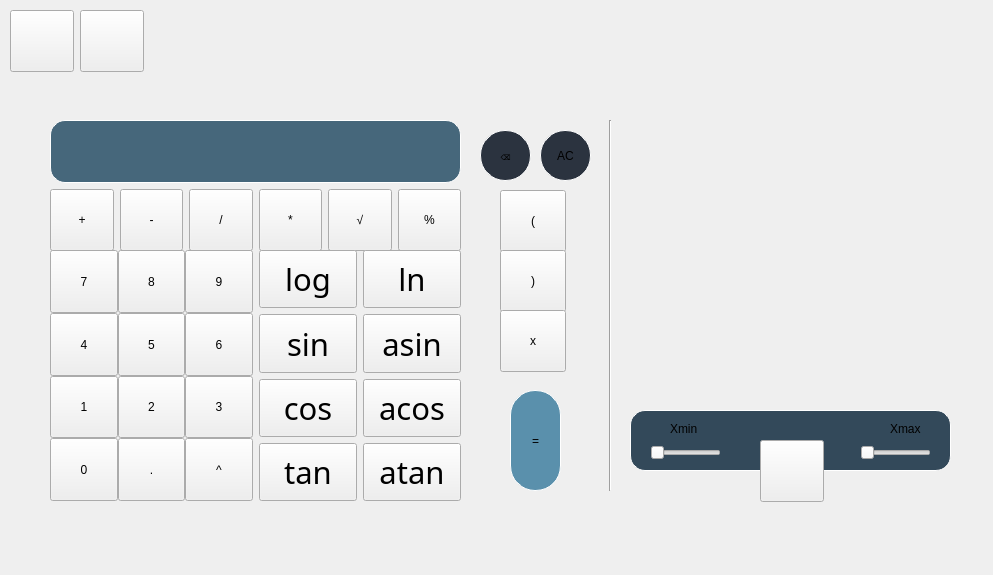
<?xml version="1.0" encoding="UTF-8"?>
<ui version="4.0">
 <class>Calculator</class>
 <widget class="QDialog" name="Calculator">
  <property name="geometry">
   <rect>
    <x>0</x>
    <y>0</y>
    <width>993</width>
    <height>575</height>
   </rect>
  </property>
  <property name="windowTitle">
   <string>Dialog</string>
  </property>
  <property name="styleSheet">
   <string notr="true">QDialog {
  background-image: url(:/Image/fone.png); 
}</string>
  </property>
  <widget class="Line" name="line">
   <property name="geometry">
    <rect>
     <x>600</x>
     <y>120</y>
     <width>20</width>
     <height>371</height>
    </rect>
   </property>
   <property name="orientation">
    <enum>Qt::Vertical</enum>
   </property>
  </widget>
  <widget class="QToolButton" name="pushButton_remove">
   <property name="geometry">
    <rect>
     <x>540</x>
     <y>130</y>
     <width>51</width>
     <height>51</height>
    </rect>
   </property>
   <property name="font">
    <font>
     <weight>2</weight>
     <italic>false</italic>
     <bold>false</bold>
    </font>
   </property>
   <property name="styleSheet">
    <string notr="true">QToolButton {
	background-color: rgb(43, 51, 63);
font: 20;

border: solid white;
border-width: 1px;
border-radius: 25px;
}

QToolButton:pressed {
  background-color:  rgb(53, 71, 84);
border: solid white;
border-width: 2px;
border-radius: 25px;
}</string>
   </property>
   <property name="text">
    <string>AC</string>
   </property>
  </widget>
  <widget class="QToolButton" name="clear">
   <property name="geometry">
    <rect>
     <x>480</x>
     <y>130</y>
     <width>51</width>
     <height>51</height>
    </rect>
   </property>
   <property name="font">
    <font>
     <weight>2</weight>
     <italic>false</italic>
     <bold>false</bold>
    </font>
   </property>
   <property name="styleSheet">
    <string notr="true">QToolButton {
	background-color: rgb(43, 51, 63);
font: 20;

border: solid white;
border-width: 1px;
border-radius: 25px;
}

QToolButton:pressed {
  background-color:  rgb(53, 71, 84);
border: solid white;
border-width: 2px;
border-radius: 25px;
}</string>
   </property>
   <property name="text">
    <string>⌫</string>
   </property>
  </widget>
  <widget class="QPushButton" name="pushButton_result">
   <property name="geometry">
    <rect>
     <x>510</x>
     <y>390</y>
     <width>51</width>
     <height>101</height>
    </rect>
   </property>
   <property name="styleSheet">
    <string notr="true">QPushButton {
	background-color:  rgb(90, 144, 172);
font: 20;

border: solid white;
border-width: 1px;
border-radius: 25px;
}

QPushButton:pressed {
  background-color:  rgb(76, 114, 129);
border: solid white;
border-width: 2px;
border-radius: 25px;
}</string>
   </property>
   <property name="text">
    <string>=</string>
   </property>
  </widget>
  <widget class="QSlider" name="horizontalSlider">
   <property name="geometry">
    <rect>
     <x>650</x>
     <y>440</y>
     <width>71</width>
     <height>25</height>
    </rect>
   </property>
   <property name="font">
    <font>
     <strikeout>false</strikeout>
    </font>
   </property>
   <property name="orientation">
    <enum>Qt::Horizontal</enum>
   </property>
  </widget>
  <widget class="QSlider" name="horizontalSlider_3">
   <property name="geometry">
    <rect>
     <x>860</x>
     <y>440</y>
     <width>71</width>
     <height>25</height>
    </rect>
   </property>
   <property name="orientation">
    <enum>Qt::Horizontal</enum>
   </property>
  </widget>
  <widget class="QLabel" name="label_6">
   <property name="geometry">
    <rect>
     <x>670</x>
     <y>420</y>
     <width>47</width>
     <height>17</height>
    </rect>
   </property>
   <property name="sizePolicy">
    <sizepolicy hsizetype="Preferred" vsizetype="Preferred">
     <horstretch>0</horstretch>
     <verstretch>0</verstretch>
    </sizepolicy>
   </property>
   <property name="text">
    <string>Xmin</string>
   </property>
  </widget>
  <widget class="QLabel" name="label_8">
   <property name="geometry">
    <rect>
     <x>890</x>
     <y>420</y>
     <width>47</width>
     <height>17</height>
    </rect>
   </property>
   <property name="sizePolicy">
    <sizepolicy hsizetype="Preferred" vsizetype="Preferred">
     <horstretch>0</horstretch>
     <verstretch>0</verstretch>
    </sizepolicy>
   </property>
   <property name="text">
    <string>Xmax</string>
   </property>
  </widget>
  <widget class="QToolButton" name="pushButton_graph">
   <property name="geometry">
    <rect>
     <x>760</x>
     <y>440</y>
     <width>64</width>
     <height>62</height>
    </rect>
   </property>
   <property name="sizePolicy">
    <sizepolicy hsizetype="MinimumExpanding" vsizetype="MinimumExpanding">
     <horstretch>0</horstretch>
     <verstretch>0</verstretch>
    </sizepolicy>
   </property>
   <property name="layoutDirection">
    <enum>Qt::LeftToRight</enum>
   </property>
   <property name="styleSheet">
    <string notr="true">QToolButton {
  border-image: url(:/Image/Button_play.png) stretch; 
}
QToolButton:pressed {
    border-image: url(:/Image/Button_nuber_after.png) stretch; 
}
</string>
   </property>
   <property name="text">
    <string/>
   </property>
  </widget>
  <widget class="QToolButton" name="pushButton_32">
   <property name="geometry">
    <rect>
     <x>10</x>
     <y>10</y>
     <width>64</width>
     <height>62</height>
    </rect>
   </property>
   <property name="sizePolicy">
    <sizepolicy hsizetype="MinimumExpanding" vsizetype="MinimumExpanding">
     <horstretch>0</horstretch>
     <verstretch>0</verstretch>
    </sizepolicy>
   </property>
   <property name="styleSheet">
    <string notr="true">QToolButton{
  font: 18pt &quot;.AppleSystemUIFont&quot;;
  border-image: url(:/Image/Menu1.png) stretch; 
}
QToolButton:pressed {
    border-image: url(:/Image/Button_nuber_after.png) stretch; 
}</string>
   </property>
   <property name="text">
    <string/>
   </property>
  </widget>
  <widget class="QToolButton" name="pushButton_33">
   <property name="geometry">
    <rect>
     <x>80</x>
     <y>10</y>
     <width>64</width>
     <height>62</height>
    </rect>
   </property>
   <property name="sizePolicy">
    <sizepolicy hsizetype="MinimumExpanding" vsizetype="MinimumExpanding">
     <horstretch>0</horstretch>
     <verstretch>0</verstretch>
    </sizepolicy>
   </property>
   <property name="styleSheet">
    <string notr="true">QToolButton{
  font: 18pt &quot;.AppleSystemUIFont&quot;;
  border-image: url(:/Image/Exit.png) stretch; 
}
QToolButton:pressed {
    border-image: url(:/Image/Button_nuber_after.png) stretch; 
}</string>
   </property>
   <property name="text">
    <string/>
   </property>
  </widget>
  <widget class="QWidget" name="layoutWidget">
   <property name="geometry">
    <rect>
     <x>50</x>
     <y>250</y>
     <width>411</width>
     <height>251</height>
    </rect>
   </property>
   <layout class="QGridLayout" name="gridLayout_3">
    <item row="0" column="0">
     <layout class="QGridLayout" name="gridLayout_2">
      <property name="spacing">
       <number>0</number>
      </property>
      <item row="1" column="2">
       <widget class="QToolButton" name="pushButton_6">
        <property name="sizePolicy">
         <sizepolicy hsizetype="Preferred" vsizetype="MinimumExpanding">
          <horstretch>0</horstretch>
          <verstretch>0</verstretch>
         </sizepolicy>
        </property>
        <property name="styleSheet">
         <string notr="true">QToolButton{
  font: 18pt &quot;.AppleSystemUIFont&quot;;
  border-image: url(:/Image/Button_nuber_befor.png) stretch; 
}
QToolButton:pressed {
    border-image: url(:/Image/Button_nuber_after.png) stretch; 
}</string>
        </property>
        <property name="text">
         <string>6</string>
        </property>
       </widget>
      </item>
      <item row="2" column="0">
       <widget class="QToolButton" name="pushButton_1">
        <property name="sizePolicy">
         <sizepolicy hsizetype="MinimumExpanding" vsizetype="MinimumExpanding">
          <horstretch>0</horstretch>
          <verstretch>0</verstretch>
         </sizepolicy>
        </property>
        <property name="styleSheet">
         <string notr="true">QToolButton{
  font: 18pt &quot;.AppleSystemUIFont&quot;;
  border-image: url(:/Image/Button_nuber_befor.png) stretch; 
}
QToolButton:pressed {
    border-image: url(:/Image/Button_nuber_after.png) stretch; 
}</string>
        </property>
        <property name="text">
         <string>1</string>
        </property>
       </widget>
      </item>
      <item row="2" column="2">
       <widget class="QToolButton" name="pushButton_3">
        <property name="sizePolicy">
         <sizepolicy hsizetype="MinimumExpanding" vsizetype="Preferred">
          <horstretch>0</horstretch>
          <verstretch>0</verstretch>
         </sizepolicy>
        </property>
        <property name="styleSheet">
         <string notr="true">QToolButton{
  font: 18pt &quot;.AppleSystemUIFont&quot;;
  border-image: url(:/Image/Button_nuber_befor.png) stretch; 
}
QToolButton:pressed {
    border-image: url(:/Image/Button_nuber_after.png) stretch; 
}</string>
        </property>
        <property name="text">
         <string>3</string>
        </property>
       </widget>
      </item>
      <item row="1" column="0">
       <widget class="QToolButton" name="pushButton_4">
        <property name="sizePolicy">
         <sizepolicy hsizetype="MinimumExpanding" vsizetype="MinimumExpanding">
          <horstretch>0</horstretch>
          <verstretch>0</verstretch>
         </sizepolicy>
        </property>
        <property name="styleSheet">
         <string notr="true">QToolButton{
  font: 18pt &quot;.AppleSystemUIFont&quot;;
  border-image: url(:/Image/Button_nuber_befor.png) stretch; 
}
QToolButton:pressed {
    border-image: url(:/Image/Button_nuber_after.png) stretch; 
}</string>
        </property>
        <property name="text">
         <string>4</string>
        </property>
       </widget>
      </item>
      <item row="0" column="0">
       <widget class="QToolButton" name="pushButton_7">
        <property name="sizePolicy">
         <sizepolicy hsizetype="MinimumExpanding" vsizetype="MinimumExpanding">
          <horstretch>0</horstretch>
          <verstretch>0</verstretch>
         </sizepolicy>
        </property>
        <property name="layoutDirection">
         <enum>Qt::LeftToRight</enum>
        </property>
        <property name="styleSheet">
         <string notr="true">QToolButton{
  font: 18pt &quot;.AppleSystemUIFont&quot;;
  border-image: url(:/Image/Button_nuber_befor.png) stretch; 
}
QToolButton:pressed {
    border-image: url(:/Image/Button_nuber_after.png) stretch; 
}</string>
        </property>
        <property name="text">
         <string>7</string>
        </property>
       </widget>
      </item>
      <item row="0" column="1">
       <widget class="QToolButton" name="pushButton_8">
        <property name="sizePolicy">
         <sizepolicy hsizetype="MinimumExpanding" vsizetype="MinimumExpanding">
          <horstretch>0</horstretch>
          <verstretch>0</verstretch>
         </sizepolicy>
        </property>
        <property name="styleSheet">
         <string notr="true">QToolButton{
  font: 18pt &quot;.AppleSystemUIFont&quot;;
  border-image: url(:/Image/Button_nuber_befor.png) stretch; 
}
QToolButton:pressed {
    border-image: url(:/Image/Button_nuber_after.png) stretch; 
}</string>
        </property>
        <property name="text">
         <string>8</string>
        </property>
       </widget>
      </item>
      <item row="0" column="2">
       <widget class="QToolButton" name="pushButton_9">
        <property name="sizePolicy">
         <sizepolicy hsizetype="MinimumExpanding" vsizetype="MinimumExpanding">
          <horstretch>0</horstretch>
          <verstretch>0</verstretch>
         </sizepolicy>
        </property>
        <property name="styleSheet">
         <string notr="true">QToolButton{
  font: 18pt &quot;.AppleSystemUIFont&quot;;
  border-image: url(:/Image/Button_nuber_befor.png) stretch; 
}
QToolButton:pressed {
    border-image: url(:/Image/Button_nuber_after.png) stretch; 
}</string>
        </property>
        <property name="text">
         <string>9</string>
        </property>
       </widget>
      </item>
      <item row="1" column="1">
       <widget class="QToolButton" name="pushButton_5">
        <property name="sizePolicy">
         <sizepolicy hsizetype="MinimumExpanding" vsizetype="MinimumExpanding">
          <horstretch>0</horstretch>
          <verstretch>0</verstretch>
         </sizepolicy>
        </property>
        <property name="styleSheet">
         <string notr="true">QToolButton{
  font: 18pt &quot;.AppleSystemUIFont&quot;;
  border-image: url(:/Image/Button_nuber_befor.png) stretch; 
}
QToolButton:pressed {
    border-image: url(:/Image/Button_nuber_after.png) stretch; 
}</string>
        </property>
        <property name="text">
         <string>5</string>
        </property>
       </widget>
      </item>
      <item row="2" column="1">
       <widget class="QToolButton" name="pushButton_2">
        <property name="sizePolicy">
         <sizepolicy hsizetype="MinimumExpanding" vsizetype="MinimumExpanding">
          <horstretch>0</horstretch>
          <verstretch>0</verstretch>
         </sizepolicy>
        </property>
        <property name="styleSheet">
         <string notr="true">QToolButton{
  font: 18pt &quot;.AppleSystemUIFont&quot;;
  border-image: url(:/Image/Button_nuber_befor.png) stretch; 
}
QToolButton:pressed {
    border-image: url(:/Image/Button_nuber_after.png) stretch; 
}</string>
        </property>
        <property name="text">
         <string>2</string>
        </property>
       </widget>
      </item>
      <item row="3" column="0">
       <widget class="QToolButton" name="pushButton_0">
        <property name="sizePolicy">
         <sizepolicy hsizetype="MinimumExpanding" vsizetype="MinimumExpanding">
          <horstretch>0</horstretch>
          <verstretch>0</verstretch>
         </sizepolicy>
        </property>
        <property name="styleSheet">
         <string notr="true">QToolButton{
  font: 18pt &quot;.AppleSystemUIFont&quot;;
  border-image: url(:/Image/Button_nuber_befor.png) stretch; 
}
QToolButton:pressed {
    border-image: url(:/Image/Button_nuber_after.png) stretch; 
}</string>
        </property>
        <property name="text">
         <string>0</string>
        </property>
       </widget>
      </item>
      <item row="3" column="1">
       <widget class="QToolButton" name="pushButton_point">
        <property name="sizePolicy">
         <sizepolicy hsizetype="MinimumExpanding" vsizetype="MinimumExpanding">
          <horstretch>0</horstretch>
          <verstretch>0</verstretch>
         </sizepolicy>
        </property>
        <property name="styleSheet">
         <string notr="true">QToolButton{
  font: 18pt &quot;.AppleSystemUIFont&quot;;
  border-image: url(:/Image/Button_nuber_befor.png) stretch; 
}
QToolButton:pressed {
    border-image: url(:/Image/Button_nuber_after.png) stretch; 
}</string>
        </property>
        <property name="text">
         <string>.</string>
        </property>
       </widget>
      </item>
      <item row="3" column="2">
       <widget class="QToolButton" name="pushButton_pow">
        <property name="sizePolicy">
         <sizepolicy hsizetype="MinimumExpanding" vsizetype="MinimumExpanding">
          <horstretch>0</horstretch>
          <verstretch>0</verstretch>
         </sizepolicy>
        </property>
        <property name="styleSheet">
         <string notr="true">QToolButton{
  font: 18pt &quot;.AppleSystemUIFont&quot;;
  border-image: url(:/Image/Button_nuber_befor.png) stretch; 
}
QToolButton:pressed {
    border-image: url(:/Image/Button_nuber_after.png) stretch; 
}</string>
        </property>
        <property name="text">
         <string>^</string>
        </property>
       </widget>
      </item>
     </layout>
    </item>
    <item row="0" column="1">
     <layout class="QGridLayout" name="gridLayout">
      <item row="1" column="0">
       <widget class="QToolButton" name="pushButton_sin">
        <property name="sizePolicy">
         <sizepolicy hsizetype="MinimumExpanding" vsizetype="Preferred">
          <horstretch>0</horstretch>
          <verstretch>0</verstretch>
         </sizepolicy>
        </property>
        <property name="font">
         <font>
          <family>Bodoni 72 Smallcaps</family>
          <pointsize>23</pointsize>
          <weight>50</weight>
          <bold>false</bold>
         </font>
        </property>
        <property name="toolTipDuration">
         <number>-1</number>
        </property>
        <property name="styleSheet">
         <string notr="true">QToolButton{
  border-image: url(:/Image/Game_Button_after.png) stretch; 
}
QToolButton:pressed {
    border-image: url(:/Image/Game_Button_befor.png) stretch; 
}</string>
        </property>
        <property name="text">
         <string>sin</string>
        </property>
        <property name="iconSize">
         <size>
          <width>20</width>
          <height>20</height>
         </size>
        </property>
       </widget>
      </item>
      <item row="3" column="0">
       <widget class="QToolButton" name="pushButton_tan">
        <property name="sizePolicy">
         <sizepolicy hsizetype="MinimumExpanding" vsizetype="Preferred">
          <horstretch>0</horstretch>
          <verstretch>0</verstretch>
         </sizepolicy>
        </property>
        <property name="font">
         <font>
          <family>Bodoni 72 Smallcaps</family>
          <pointsize>23</pointsize>
          <weight>50</weight>
          <bold>false</bold>
         </font>
        </property>
        <property name="toolTipDuration">
         <number>-1</number>
        </property>
        <property name="styleSheet">
         <string notr="true">QToolButton{
  border-image: url(:/Image/Game_Button_after.png) stretch; 
}
QToolButton:pressed {
    border-image: url(:/Image/Game_Button_befor.png) stretch; 
}</string>
        </property>
        <property name="text">
         <string>tan</string>
        </property>
        <property name="iconSize">
         <size>
          <width>20</width>
          <height>20</height>
         </size>
        </property>
       </widget>
      </item>
      <item row="3" column="1">
       <widget class="QToolButton" name="pushButton_atan">
        <property name="sizePolicy">
         <sizepolicy hsizetype="MinimumExpanding" vsizetype="Preferred">
          <horstretch>0</horstretch>
          <verstretch>0</verstretch>
         </sizepolicy>
        </property>
        <property name="font">
         <font>
          <family>Bodoni 72 Smallcaps</family>
          <pointsize>23</pointsize>
          <weight>50</weight>
          <bold>false</bold>
         </font>
        </property>
        <property name="toolTipDuration">
         <number>-1</number>
        </property>
        <property name="styleSheet">
         <string notr="true">QToolButton{
  border-image: url(:/Image/Game_Button_after.png) stretch; 
}
QToolButton:pressed {
    border-image: url(:/Image/Game_Button_befor.png) stretch; 
}</string>
        </property>
        <property name="text">
         <string>atan</string>
        </property>
        <property name="iconSize">
         <size>
          <width>20</width>
          <height>20</height>
         </size>
        </property>
       </widget>
      </item>
      <item row="1" column="1">
       <widget class="QToolButton" name="pushButton_asin">
        <property name="sizePolicy">
         <sizepolicy hsizetype="MinimumExpanding" vsizetype="Preferred">
          <horstretch>0</horstretch>
          <verstretch>0</verstretch>
         </sizepolicy>
        </property>
        <property name="font">
         <font>
          <family>Bodoni 72 Smallcaps</family>
          <pointsize>23</pointsize>
          <weight>50</weight>
          <bold>false</bold>
         </font>
        </property>
        <property name="toolTipDuration">
         <number>-1</number>
        </property>
        <property name="styleSheet">
         <string notr="true">QToolButton{
  border-image: url(:/Image/Game_Button_after.png) stretch; 
}
QToolButton:pressed {
    border-image: url(:/Image/Game_Button_befor.png) stretch; 
}</string>
        </property>
        <property name="text">
         <string>asin</string>
        </property>
        <property name="iconSize">
         <size>
          <width>20</width>
          <height>20</height>
         </size>
        </property>
       </widget>
      </item>
      <item row="2" column="1">
       <widget class="QToolButton" name="pushButton_acos">
        <property name="sizePolicy">
         <sizepolicy hsizetype="MinimumExpanding" vsizetype="Preferred">
          <horstretch>0</horstretch>
          <verstretch>0</verstretch>
         </sizepolicy>
        </property>
        <property name="font">
         <font>
          <family>Bodoni 72 Smallcaps</family>
          <pointsize>23</pointsize>
          <weight>50</weight>
          <bold>false</bold>
         </font>
        </property>
        <property name="toolTipDuration">
         <number>-1</number>
        </property>
        <property name="styleSheet">
         <string notr="true">QToolButton{
  border-image: url(:/Image/Game_Button_after.png) stretch; 
}
QToolButton:pressed {
    border-image: url(:/Image/Game_Button_befor.png) stretch; 
}</string>
        </property>
        <property name="text">
         <string>acos</string>
        </property>
        <property name="iconSize">
         <size>
          <width>20</width>
          <height>20</height>
         </size>
        </property>
       </widget>
      </item>
      <item row="2" column="0">
       <widget class="QToolButton" name="pushButton_cos">
        <property name="sizePolicy">
         <sizepolicy hsizetype="MinimumExpanding" vsizetype="Preferred">
          <horstretch>0</horstretch>
          <verstretch>0</verstretch>
         </sizepolicy>
        </property>
        <property name="font">
         <font>
          <family>Bodoni 72 Smallcaps</family>
          <pointsize>23</pointsize>
          <weight>50</weight>
          <bold>false</bold>
         </font>
        </property>
        <property name="toolTipDuration">
         <number>-1</number>
        </property>
        <property name="styleSheet">
         <string notr="true">QToolButton{
  border-image: url(:/Image/Game_Button_after.png) stretch; 
}
QToolButton:pressed {
    border-image: url(:/Image/Game_Button_befor.png) stretch; 
}</string>
        </property>
        <property name="text">
         <string>cos</string>
        </property>
        <property name="iconSize">
         <size>
          <width>20</width>
          <height>20</height>
         </size>
        </property>
       </widget>
      </item>
      <item row="0" column="0">
       <widget class="QToolButton" name="pushButton_log">
        <property name="sizePolicy">
         <sizepolicy hsizetype="MinimumExpanding" vsizetype="Preferred">
          <horstretch>0</horstretch>
          <verstretch>0</verstretch>
         </sizepolicy>
        </property>
        <property name="font">
         <font>
          <family>Bodoni 72 Smallcaps</family>
          <pointsize>23</pointsize>
          <weight>50</weight>
          <italic>false</italic>
          <bold>false</bold>
         </font>
        </property>
        <property name="toolTipDuration">
         <number>-1</number>
        </property>
        <property name="styleSheet">
         <string notr="true">QToolButton{
  border-image: url(:/Image/Game_Button_after.png) stretch; 
}
QToolButton:pressed {
    border-image: url(:/Image/Game_Button_befor.png) stretch; 
}</string>
        </property>
        <property name="text">
         <string>log</string>
        </property>
        <property name="iconSize">
         <size>
          <width>20</width>
          <height>20</height>
         </size>
        </property>
       </widget>
      </item>
      <item row="0" column="1">
       <widget class="QToolButton" name="pushButton_ln">
        <property name="sizePolicy">
         <sizepolicy hsizetype="MinimumExpanding" vsizetype="Preferred">
          <horstretch>0</horstretch>
          <verstretch>0</verstretch>
         </sizepolicy>
        </property>
        <property name="font">
         <font>
          <family>Bodoni 72 Smallcaps</family>
          <pointsize>23</pointsize>
          <weight>50</weight>
          <bold>false</bold>
         </font>
        </property>
        <property name="toolTipDuration">
         <number>-1</number>
        </property>
        <property name="styleSheet">
         <string notr="true">QToolButton{
  border-image: url(:/Image/Game_Button_after.png) stretch; 
}
QToolButton:pressed {
    border-image: url(:/Image/Game_Button_befor.png) stretch; 
}</string>
        </property>
        <property name="text">
         <string>ln</string>
        </property>
        <property name="iconSize">
         <size>
          <width>20</width>
          <height>20</height>
         </size>
        </property>
       </widget>
      </item>
     </layout>
    </item>
   </layout>
  </widget>
  <widget class="QWidget" name="layoutWidget">
   <property name="geometry">
    <rect>
     <x>50</x>
     <y>120</y>
     <width>411</width>
     <height>131</height>
    </rect>
   </property>
   <layout class="QGridLayout" name="gridLayout_5">
    <item row="0" column="0">
     <widget class="QLabel" name="show_result">
      <property name="sizePolicy">
       <sizepolicy hsizetype="MinimumExpanding" vsizetype="MinimumExpanding">
        <horstretch>0</horstretch>
        <verstretch>0</verstretch>
       </sizepolicy>
      </property>
      <property name="styleSheet">
       <string notr="true">QLabel {
	background-color: rgb(70, 103, 123);
font: 20;

border: solid white;
border-width: 1px;
border-radius: 15px;
}</string>
      </property>
      <property name="text">
       <string/>
      </property>
      <property name="alignment">
       <set>Qt::AlignRight|Qt::AlignTrailing|Qt::AlignVCenter</set>
      </property>
      <property name="margin">
       <number>10</number>
      </property>
      <property name="indent">
       <number>0</number>
      </property>
     </widget>
    </item>
    <item row="1" column="0">
     <layout class="QGridLayout" name="gridLayout_4">
      <item row="0" column="0">
       <widget class="QToolButton" name="pushButton_add">
        <property name="sizePolicy">
         <sizepolicy hsizetype="MinimumExpanding" vsizetype="MinimumExpanding">
          <horstretch>0</horstretch>
          <verstretch>0</verstretch>
         </sizepolicy>
        </property>
        <property name="layoutDirection">
         <enum>Qt::LeftToRight</enum>
        </property>
        <property name="styleSheet">
         <string notr="true">QToolButton{
  font: 18pt &quot;.AppleSystemUIFont&quot;;
  border-image: url(:/Image/Button_nuber_befor.png) stretch; 
}
QToolButton:pressed {
    border-image: url(:/Image/Button_nuber_after.png) stretch; 
}</string>
        </property>
        <property name="text">
         <string>+</string>
        </property>
       </widget>
      </item>
      <item row="0" column="1">
       <widget class="QToolButton" name="pushButton_sub">
        <property name="sizePolicy">
         <sizepolicy hsizetype="MinimumExpanding" vsizetype="MinimumExpanding">
          <horstretch>0</horstretch>
          <verstretch>0</verstretch>
         </sizepolicy>
        </property>
        <property name="layoutDirection">
         <enum>Qt::LeftToRight</enum>
        </property>
        <property name="styleSheet">
         <string notr="true">QToolButton{
  font: 18pt &quot;.AppleSystemUIFont&quot;;
  border-image: url(:/Image/Button_nuber_befor.png) stretch; 
}
QToolButton:pressed {
    border-image: url(:/Image/Button_nuber_after.png) stretch; 
}</string>
        </property>
        <property name="text">
         <string>-</string>
        </property>
       </widget>
      </item>
      <item row="0" column="2">
       <widget class="QToolButton" name="pushButton_div">
        <property name="sizePolicy">
         <sizepolicy hsizetype="MinimumExpanding" vsizetype="MinimumExpanding">
          <horstretch>0</horstretch>
          <verstretch>0</verstretch>
         </sizepolicy>
        </property>
        <property name="layoutDirection">
         <enum>Qt::LeftToRight</enum>
        </property>
        <property name="styleSheet">
         <string notr="true">QToolButton{
  font: 18pt &quot;.AppleSystemUIFont&quot;;
  border-image: url(:/Image/Button_nuber_befor.png) stretch; 
}
QToolButton:pressed {
    border-image: url(:/Image/Button_nuber_after.png) stretch; 
}</string>
        </property>
        <property name="text">
         <string>/</string>
        </property>
       </widget>
      </item>
      <item row="0" column="3">
       <widget class="QToolButton" name="pushButton_mul">
        <property name="sizePolicy">
         <sizepolicy hsizetype="MinimumExpanding" vsizetype="MinimumExpanding">
          <horstretch>0</horstretch>
          <verstretch>0</verstretch>
         </sizepolicy>
        </property>
        <property name="layoutDirection">
         <enum>Qt::LeftToRight</enum>
        </property>
        <property name="styleSheet">
         <string notr="true">QToolButton{
  font: 18pt &quot;.AppleSystemUIFont&quot;;
  border-image: url(:/Image/Button_nuber_befor.png) stretch; 
}
QToolButton:pressed {
    border-image: url(:/Image/Button_nuber_after.png) stretch; 
}</string>
        </property>
        <property name="text">
         <string>*</string>
        </property>
       </widget>
      </item>
      <item row="0" column="4">
       <widget class="QToolButton" name="pushButton_sqrt">
        <property name="sizePolicy">
         <sizepolicy hsizetype="MinimumExpanding" vsizetype="MinimumExpanding">
          <horstretch>0</horstretch>
          <verstretch>0</verstretch>
         </sizepolicy>
        </property>
        <property name="layoutDirection">
         <enum>Qt::LeftToRight</enum>
        </property>
        <property name="styleSheet">
         <string notr="true">QToolButton{
  font: 18pt &quot;.AppleSystemUIFont&quot;;
  border-image: url(:/Image/Button_nuber_befor.png) stretch; 
}
QToolButton:pressed {
    border-image: url(:/Image/Button_nuber_after.png) stretch; 
}</string>
        </property>
        <property name="text">
         <string>√</string>
        </property>
       </widget>
      </item>
      <item row="0" column="5">
       <widget class="QToolButton" name="pushButton_mod">
        <property name="sizePolicy">
         <sizepolicy hsizetype="MinimumExpanding" vsizetype="MinimumExpanding">
          <horstretch>0</horstretch>
          <verstretch>0</verstretch>
         </sizepolicy>
        </property>
        <property name="layoutDirection">
         <enum>Qt::LeftToRight</enum>
        </property>
        <property name="styleSheet">
         <string notr="true">QToolButton{
  font: 18pt &quot;.AppleSystemUIFont&quot;;
  border-image: url(:/Image/Button_nuber_befor.png) stretch; 
}
QToolButton:pressed {
    border-image: url(:/Image/Button_nuber_after.png) stretch; 
}</string>
        </property>
        <property name="text">
         <string>%</string>
        </property>
       </widget>
      </item>
     </layout>
    </item>
   </layout>
  </widget>
  <widget class="QToolButton" name="pushButton_openBracket">
   <property name="geometry">
    <rect>
     <x>500</x>
     <y>190</y>
     <width>66</width>
     <height>62</height>
    </rect>
   </property>
   <property name="sizePolicy">
    <sizepolicy hsizetype="MinimumExpanding" vsizetype="MinimumExpanding">
     <horstretch>0</horstretch>
     <verstretch>0</verstretch>
    </sizepolicy>
   </property>
   <property name="styleSheet">
    <string notr="true">QToolButton{
  font: 18pt &quot;.AppleSystemUIFont&quot;;
  border-image: url(:/Image/Button_nuber_befor.png) stretch; 
}
QToolButton:pressed {
    border-image: url(:/Image/Button_nuber_after.png) stretch; 
}</string>
   </property>
   <property name="text">
    <string>(</string>
   </property>
  </widget>
  <widget class="QToolButton" name="pushButton_closeBracket">
   <property name="geometry">
    <rect>
     <x>500</x>
     <y>250</y>
     <width>66</width>
     <height>62</height>
    </rect>
   </property>
   <property name="sizePolicy">
    <sizepolicy hsizetype="MinimumExpanding" vsizetype="MinimumExpanding">
     <horstretch>0</horstretch>
     <verstretch>0</verstretch>
    </sizepolicy>
   </property>
   <property name="styleSheet">
    <string notr="true">QToolButton{
  font: 18pt &quot;.AppleSystemUIFont&quot;;
  border-image: url(:/Image/Button_nuber_befor.png) stretch; 
}
QToolButton:pressed {
    border-image: url(:/Image/Button_nuber_after.png) stretch; 
}</string>
   </property>
   <property name="text">
    <string>)</string>
   </property>
  </widget>
  <widget class="QToolButton" name="pushButton_x">
   <property name="geometry">
    <rect>
     <x>500</x>
     <y>310</y>
     <width>66</width>
     <height>62</height>
    </rect>
   </property>
   <property name="sizePolicy">
    <sizepolicy hsizetype="MinimumExpanding" vsizetype="MinimumExpanding">
     <horstretch>0</horstretch>
     <verstretch>0</verstretch>
    </sizepolicy>
   </property>
   <property name="styleSheet">
    <string notr="true">QToolButton{
  font: 18pt &quot;.AppleSystemUIFont&quot;;
  border-image: url(:/Image/Button_nuber_befor.png) stretch; 
}
QToolButton:pressed {
    border-image: url(:/Image/Button_nuber_after.png) stretch; 
}</string>
   </property>
   <property name="text">
    <string>x</string>
   </property>
  </widget>
  <widget class="QCustomPlot" name="graphWidget" native="true">
   <property name="geometry">
    <rect>
     <x>650</x>
     <y>129</y>
     <width>281</width>
     <height>241</height>
    </rect>
   </property>
   <property name="styleSheet">
    <string notr="true"/>
   </property>
  </widget>
  <widget class="QLabel" name="label">
   <property name="geometry">
    <rect>
     <x>630</x>
     <y>410</y>
     <width>321</width>
     <height>61</height>
    </rect>
   </property>
   <property name="styleSheet">
    <string notr="true">QLabel {
	background-color: rgb(51, 73, 90);
font: 20;

border: solid white;
border-width: 1px;
border-radius: 15px;
}</string>
   </property>
   <property name="text">
    <string/>
   </property>
  </widget>
  <zorder>label</zorder>
  <zorder>line</zorder>
  <zorder>pushButton_remove</zorder>
  <zorder>clear</zorder>
  <zorder>pushButton_result</zorder>
  <zorder>horizontalSlider</zorder>
  <zorder>horizontalSlider_3</zorder>
  <zorder>label_6</zorder>
  <zorder>label_8</zorder>
  <zorder>pushButton_graph</zorder>
  <zorder>pushButton_32</zorder>
  <zorder>pushButton_33</zorder>
  <zorder>layoutWidget</zorder>
  <zorder>layoutWidget</zorder>
  <zorder>pushButton_openBracket</zorder>
  <zorder>pushButton_closeBracket</zorder>
  <zorder>pushButton_x</zorder>
  <zorder>graphWidget</zorder>
 </widget>
 <customwidgets>
  <customwidget>
   <class>QCustomPlot</class>
   <extends>QWidget</extends>
   <header>qcustomplot.h</header>
   <container>1</container>
  </customwidget>
 </customwidgets>
 <resources/>
 <connections/>
</ui>
